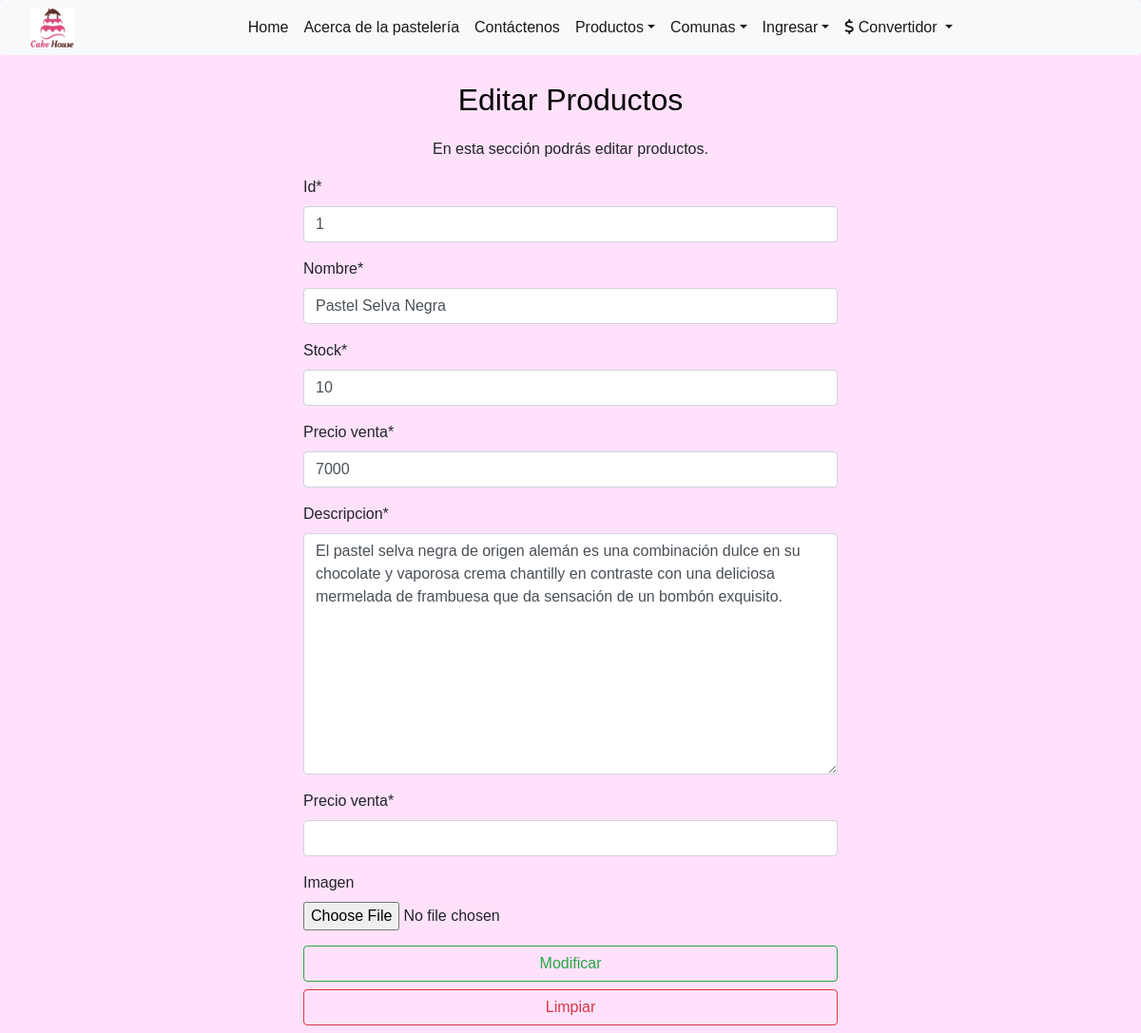
Page /modificarProducto/1/ on the committed database.
### app/models.py (models this page shows, shortened)
class Producto(models.Model):
    id = models.IntegerField(primary_key=True)
    nombre = models.CharField(max_length=50)
    stock = models.IntegerField(null=True)
    precio_venta = models.IntegerField(null=True)
    descripcion =models.TextField()

### app/views.py (the view, shortened to what this page needs)
# urls.py: path('modificarProducto/<id>/', modificarProducto,
def modificarProducto(request, id):
    producto = get_object_or_404(Producto, id = id)
    data = {
        'form' : ModProductoForm(instance=producto)
    }
    return render(request, 'app/modificarProducto.html', data)

### app/forms.py
class ModProductoForm(forms.ModelForm):
    nombre = forms.CharField(min_length=3, max_length=50)
    precio_Venta = forms.IntegerField(min_value=20, max_value=9999999)
    imagen = forms.ImageField(required=False)
    class Meta:
        model = Producto
        fields = ['id','nombre', 'stock', 'precio_venta', 'descripcion']

### app/templates/app/modificarProducto.html (shortened to what this page needs)
{% extends 'app/base.html' %}
{%load static%}
{%block contenido%}
{% load crispy_forms_tags %}
<div class="row m-2">
    <div class="col-sm-12 col-md-6 offset-md-3">
            <h2>Editar Productos</h2>
            <p class="text-center">En esta sección podrás editar productos.</p>
                <form action="" method="POST" enctype="multipart/form-data">
                    {{form | crispy}}
                    <div class="botonesFormulario ">
                        <button type="submit" class="btn btn-outline-success btn-block ">Modificar</button>
                        <button type="reset" class="btn btn-outline-danger  btn-block">Limpiar</button>
                    </div>
                </form>
    </div>
</div>
{% endblock %}

### app/static/app/styles/estiloss.css (style rules this page uses)
body { font-family:Arial, Helvetica, sans-serif ; background-color:#ffe1fb; }
h2, h1 { text-align: center; margin: 20px; color: #000000; ; }
* { margin: 0; padding: 0; box-sizing: border-box; }

### rows in the picture
Producto: id "1", nombre "Pastel Selva Negra", stock "10", precio_venta "7000", descripcion "El pastel selva negra de origen alemán es una combinación dulce en su chocolate y vaporosa crema chantilly en contraste con una deliciosa mermelada de frambuesa que da sensación de un bombón exquisito."
